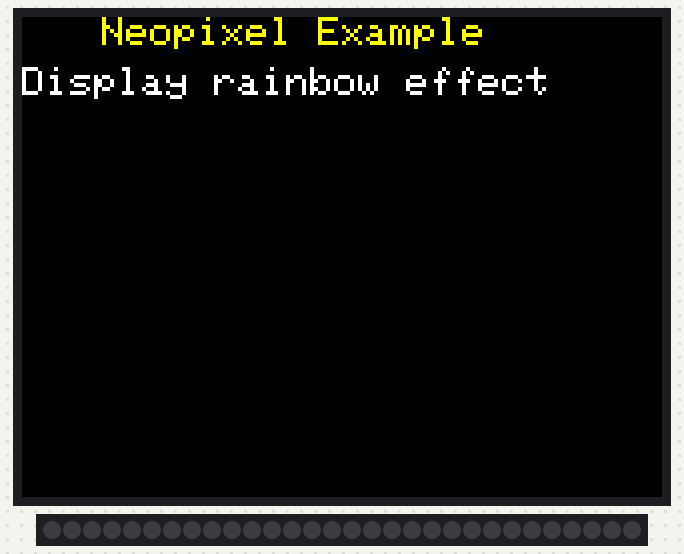
A sketch run on a simulated ESP32. On the bench: 320×240 colour display, 30 RGB LEDs in strip order, left to right. Dim RGB values are drawn brighter than linear.

Above: at 0.3 s.
At 5.18 s:
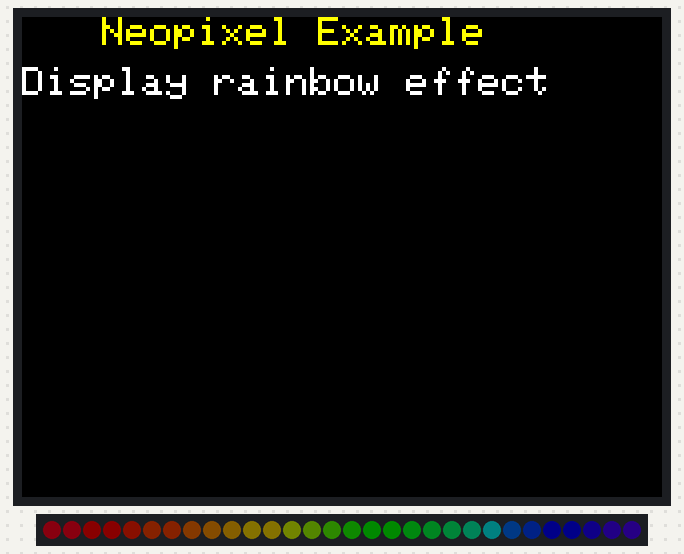
At 9.98 s:
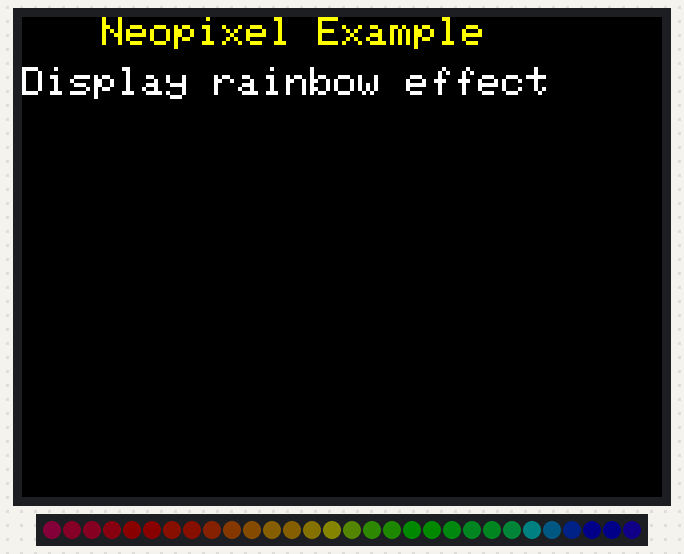
At 19.88 s:
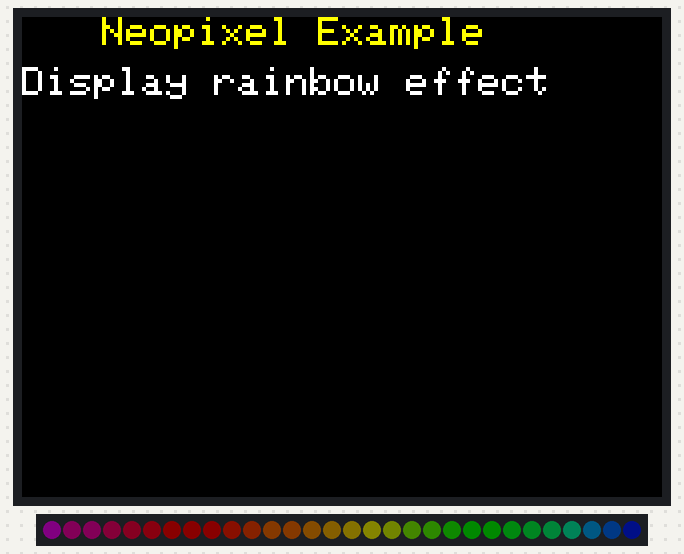
At 28.58 s:
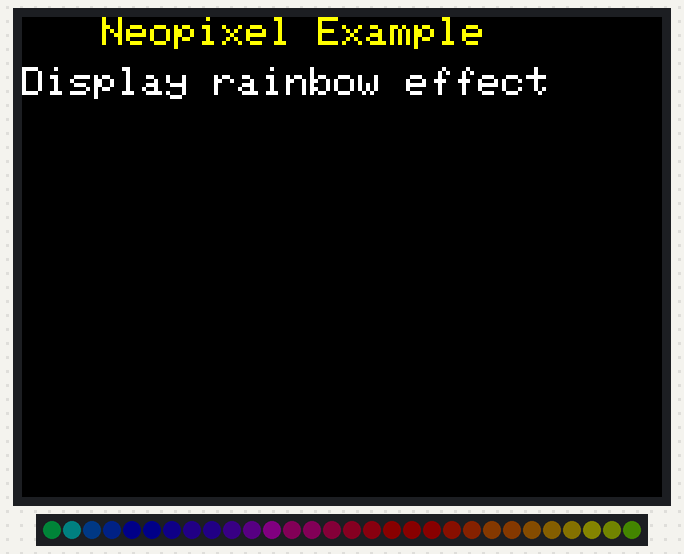
At 39.68 s:
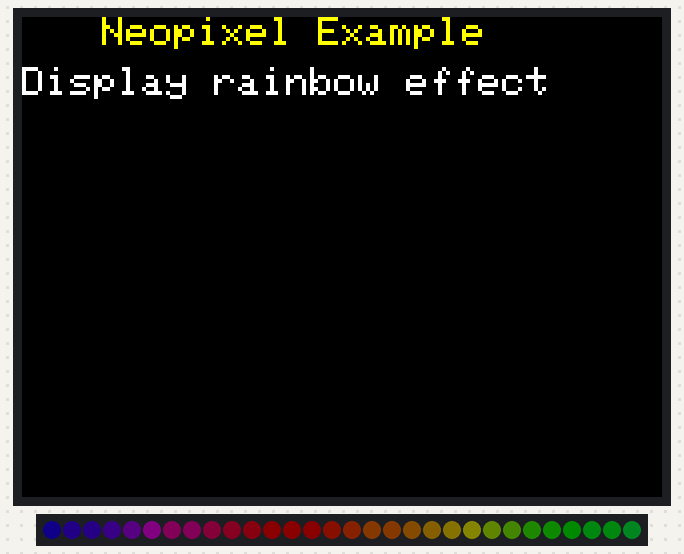

The sketch:

display_rainbow.ino
```cpp
/*
    Install FastLED library first.
 */
#include <M5Stack.h>
#include "FastLED.h"

#define Neopixel_PIN    21
#define NUM_LEDS    30

CRGB leds[NUM_LEDS];
uint8_t gHue = 0;
static TaskHandle_t FastLEDshowTaskHandle = 0;
static TaskHandle_t userTaskHandle = 0;

void setup() {
  Serial.begin(115200);
  M5.begin();
  M5.Lcd.clear(BLACK);
  M5.Lcd.setTextColor(YELLOW); M5.Lcd.setTextSize(2); M5.Lcd.setCursor(40, 0);
  M5.Lcd.println("Neopixel Example");
  M5.Lcd.setTextColor(WHITE);
  M5.Lcd.setCursor(0, 25);
  M5.Lcd.println("Display rainbow effect");

  // Neopixel initialization
  FastLED.addLeds<WS2811,Neopixel_PIN,GRB>(leds, NUM_LEDS).setCorrection(TypicalLEDStrip);
  FastLED.setBrightness(10);
  xTaskCreatePinnedToCore(FastLEDshowTask, "FastLEDshowTask", 2048, NULL, 2, NULL, 1);
}

void loop()
{

}

void FastLEDshowESP32()
{
    if (userTaskHandle == 0) {
        userTaskHandle = xTaskGetCurrentTaskHandle();
        xTaskNotifyGive(FastLEDshowTaskHandle);
        const TickType_t xMaxBlockTime = pdMS_TO_TICKS( 200 );
        ulTaskNotifyTake(pdTRUE, xMaxBlockTime);
        userTaskHandle = 0;
    }
}

void FastLEDshowTask(void *pvParameters)
{
    for(;;) {
        fill_rainbow(leds, NUM_LEDS, gHue, 7);// rainbow effect
        FastLED.show();// must be executed for neopixel becoming effective
        EVERY_N_MILLISECONDS( 20 ) { gHue++; }
    }
}
```
